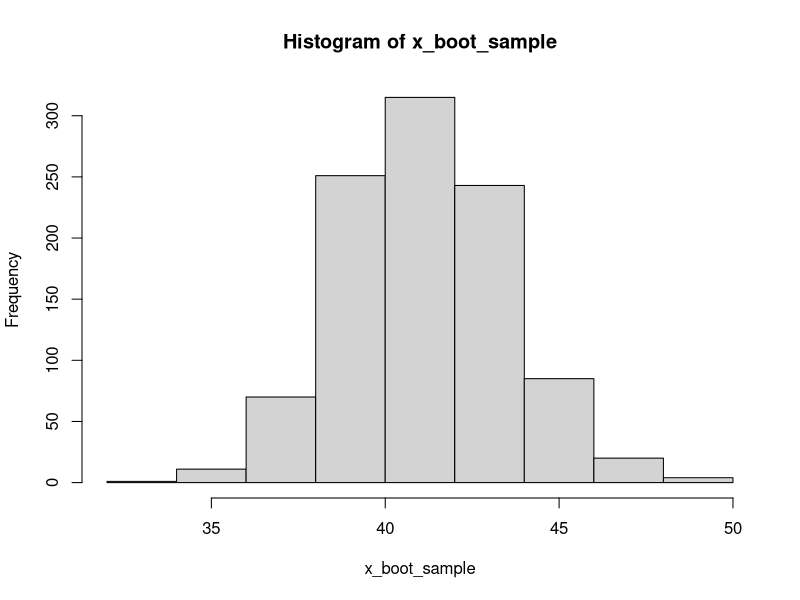
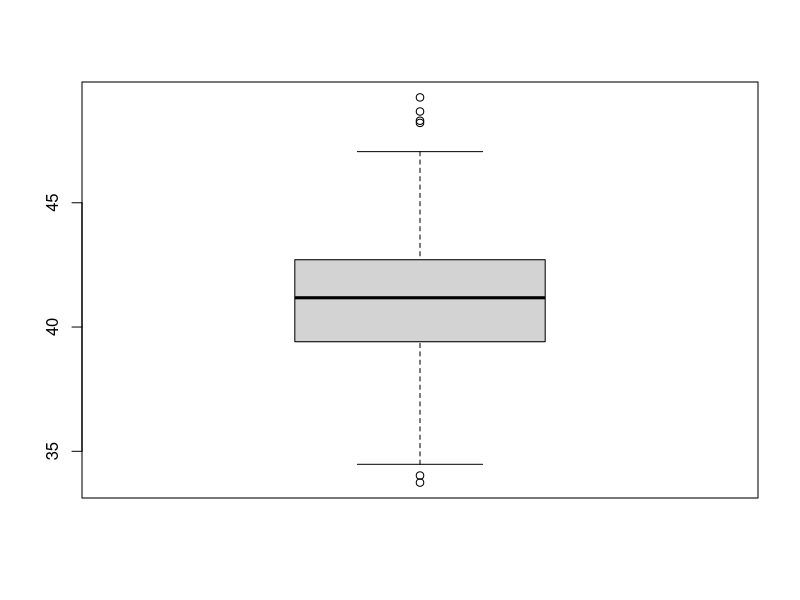

Generate these figures, in order, with R:
# This is a script for bootstrapping data
# The first step is to read the data from the external 
perchlorate_data <- read.table("Week1_Perchlorate_Data.csv", header = T, sep = ",")
head(perchlorate_data) #just to make sure that the data were read correctly

follicle_number<-perchlorate_data$Number_of_Follicles # subset just the follicle data
head(follicle_number) #again, head just to make sure that it is working correctly
x_boot_rep = NULL #initialize vector of random subsets
x_boot_sample = NULL #initialize vector of statustuc of bootstrapped

# The next set of code is a very useful for loop
# Notice that you have i created 1000 times by looping 
for (i in 1:1000){
  x_boot_rep = sample(follicle_number, replace=TRUE)
  x = mean(x_boot_rep)
  x_boot_sample[i] = x
}

# Now we can look at the sampling distribution itself. 
head(x_boot_sample)
hist(x_boot_sample)
boxplot(x_boot_sample)

# Let's get an estimate with it's standard error from the sampling distribution statistics
estimate <- mean(x_boot_sample)
stan_err <- sd(x_boot_sample)
lower_CI <- estimate - 1.96*stan_err
upper_CI <- estimate + 1.96*stan_err
print(lower_CI)
print(upper_CI)